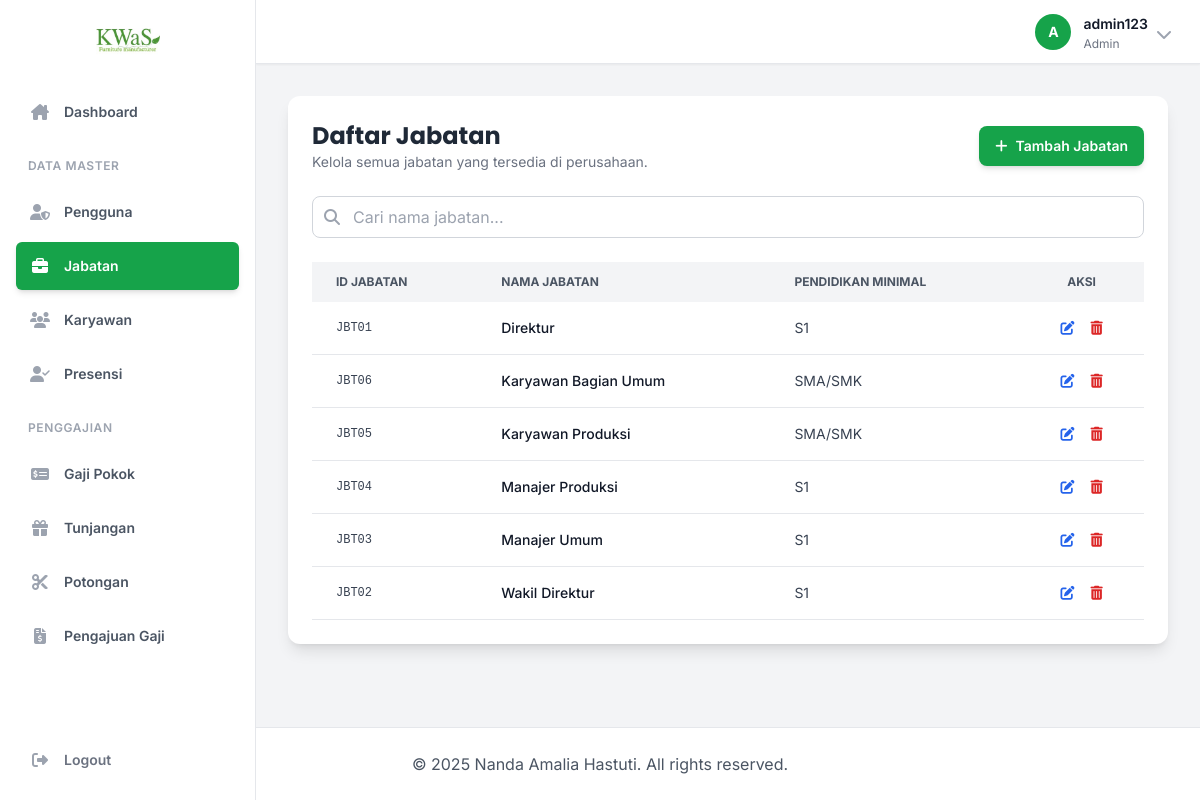
Page /pages/jabatan.php (signed in) on the committed database.
### tables this page shows
CREATE TABLE JABATAN (
    Id_Jabatan VARCHAR(15) PRIMARY KEY,
    Nama_Jabatan VARCHAR(50) NOT NULL,
    Pendidikan VARCHAR(20)
);

### includes/functions.php (called while the page is built, shortened)
<?php
function e($string) {
    return htmlspecialchars($string ?? '', ENT_QUOTES, 'UTF-8');
}
?>

### pages/jabatan.php (the view, shortened to what this page needs)
<?php
require_once __DIR__ . '/../includes/functions.php';
$action = $_GET['action'] ?? 'list';
$page = isset($_GET['page']) ? (int)$_GET['page'] : 1;
$search = $_GET['search'] ?? '';
$records_per_page = 10;
$offset = ($page - 1) * $records_per_page;
require_once __DIR__ . '/../includes/header.php';
?>
<?php if ($action === 'list'): ?>
    <div class="bg-white p-6 rounded-xl shadow-lg">
        <div class="flex flex-col sm:flex-row justify-between items-start sm:items-center mb-6 gap-4">
            <div>
                <h2 class="text-2xl font-bold text-gray-800 font-poppins">Daftar Jabatan</h2>
                <p class="text-gray-500 text-sm">Kelola semua jabatan yang tersedia di perusahaan.</p>
            </div>
            <a href="jabatan.php?action=Tambah" class="w-full sm:w-auto bg-green-600 text-white px-4 py-2.5 rounded-lg hover:bg-green-700 text-sm font-semibold shadow-md hover:shadow-lg transition-all duration-300 flex items-center justify-center">
                <i class="fa-solid fa-plus mr-2"></i>Tambah Jabatan
            </a>
        </div>
        <form method="get" action="jabatan.php" class="mb-6">
            <div class="relative">
                <input type="text" name="search" value="<?= e($search) ?>" placeholder="Cari nama jabatan..." class="w-full pl-10 pr-4 py-2 border border-gray-300 rounded-lg focus:outline-none focus:ring-2 focus:ring-green-500">
                <div class="absolute inset-y-0 left-0 pl-3 flex items-center pointer-events-none">
                </div>
            </div>
        </form>
        <div class="overflow-x-auto">
            <table class="w-full text-sm text-left text-gray-700">
                <thead class="text-xs uppercase bg-gray-100 text-gray-600">
                    <tr>
                        <th class="px-6 py-3">ID Jabatan</th>
                        <th class="px-6 py-3">Nama Jabatan</th>
                        <th class="px-6 py-3">Pendidikan Minimal</th>
                        <th class="px-6 py-3 text-center">Aksi</th>
                    </tr>
                </thead>
                <tbody>
                    <?php
                    $search_param = "%" . $search . "%";
                    $sql = "SELECT * FROM JABATAN WHERE Nama_Jabatan LIKE ? ORDER BY Nama_Jabatan ASC LIMIT ? OFFSET ?";
                    $stmt = $conn->prepare($sql);
                    $stmt->bind_param("sii", $search_param, $records_per_page, $offset);
                    $stmt->execute();
                    $result = $stmt->get_result();
                    if ($result->num_rows > 0) {
                        while ($row = $result->fetch_assoc()):
                        ?>
                        <tr class="bg-white border-b hover:bg-gray-50 transition-colors">
                            <td class="px-6 py-4 font-mono text-xs"><?= e($row['Id_Jabatan']) ?></td>
                            <td class="px-6 py-4 font-medium text-gray-900"><?= e($row['Nama_Jabatan']) ?></td>
                            <td class="px-6 py-4"><?= e($row['Pendidikan']) ?></td>
                            <td class="px-6 py-4 text-center">
                                <div class="flex items-center justify-center gap-4">
                                    <a href="jabatan.php?action=edit&id=<?= e($row['Id_Jabatan']) ?>" class="text-blue-600 hover:text-blue-800" title="Edit"><i class="fa-solid fa-pen-to-square"></i></a>
                                    <a href="jabatan.php?action=delete&id=<?= e($row['Id_Jabatan']) ?>&token=<?= e($_SESSION['csrf_token']) ?>" class="text-red-600 hover:text-red-800" onclick="return confirm('Yakin ingin menghapus data ini?')" title="Hapus"><i class="fa-solid fa-trash-alt"></i></a>
                                </div>
                            </td>
                        </tr>
                        <?php endwhile;
                    } else {
                        echo '<tr><td colspan="4" class="text-center py-5 text-gray-500">Tidak ada data ditemukan.</td></tr>';
                    }
                    ?>
                </tbody>
            </table>
        </div>
    </div>
<?php endif; ?>
<?php
require_once __DIR__ . '/../includes/footer.php';
?>

### includes/header.php (shortened to what this page needs)
<?php
if (file_exists(__DIR__ . '/functions.php')) {
    require_once __DIR__ . '/functions.php';
}
$current_user_level = $_SESSION['level'] ?? 'Tamu';
$current_user_name = $_SESSION['username'] ?? 'Pengguna';
?>
<!DOCTYPE html>
<html lang="id" class="h-full bg-gray-100">
<head>
    <script src="https://cdn.tailwindcss.com"></script>
    <link rel="stylesheet" href="https://cdnjs.cloudflare.com/ajax/libs/font-awesome/6.5.2/css/all.min.css">
    <link rel="stylesheet" href="https://cdn.jsdelivr.net/npm/flatpickr/dist/flatpickr.min.css">
</head>
<body class="min-h-screen flex flex-col">
    <div x-data="{ sidebarOpen: false }" class="flex-1 flex flex-col">
        <?php if (isset($_SESSION['user_id'])): ?>
                        <?php
                            if (file_exists(__DIR__ . '/sidebar.php')) {
                                include __DIR__ . '/sidebar.php';
                            }
                        ?>
            <div class="hidden lg:fixed lg:inset-y-0 lg:z-40 lg:flex lg:w-64 lg:flex-col">
                 <?php
                    if (file_exists(__DIR__ . '/sidebar.php')) {
                        include __DIR__ . '/sidebar.php';
                    }
                ?>
            </div>
            <div class="lg:pl-64 flex flex-col flex-1">
                <div class="sticky top-0 z-30 flex h-16 shrink-0 items-center gap-x-4 border-b border-gray-200 bg-white px-4 shadow-sm sm:gap-x-6 sm:px-6 lg:px-8 no-print">
                    <div class="flex flex-1 gap-x-4 self-stretch lg:gap-x-6 justify-end">
                         <div class="flex items-center gap-x-4 lg:gap-x-6">
                            <div class="relative" x-data="{ open: false }">
                                <button type="button" class="-m-1.5 flex items-center p-1.5" @click="open = !open">
                                    <div class="h-9 w-9 rounded-full bg-green-600 flex items-center justify-center text-white font-bold text-sm">
                                        <?= e(strtoupper(substr($current_user_name, 0, 1))) ?>
                                    </div>
                                    <div class="hidden lg:flex lg:items-center ml-3">
                                        <div class="text-left">
                                            <span class="text-sm font-semibold leading-6 text-gray-900" aria-hidden="true"><?= e($current_user_name) ?></span>
                                            <span class="text-xs text-gray-500 block"><?= e($current_user_level) ?></span>
                                        </div>
                                        <i class="fa-solid fa-chevron-down ml-2 h-3 w-3 text-gray-400"></i>
                                    </div>
                                </button>
                            </div>
                        </div>
                    </div>
                </div>
                <main class="py-8 flex-1">
                    <div class="px-4 sm:px-6 lg:px-8">
        <?php else: ?>
            <div class="flex-1 flex flex-col">
                <main class="flex-1">
        <?php endif; ?>

### includes/sidebar.php (shortened to what this page needs)
<?php
$user_level = strtolower($_SESSION['level'] ?? '');
$current_page_filename = basename($_SERVER['PHP_SELF']);
$navigation = [
    ['name' => 'Dashboard', 'href' => 'dashboard', 'icon' => 'fa-solid fa-house-chimney', 'roles' => ['admin', 'pemilik', 'karyawan']],
    ['group' => 'Data Master', 'roles' => ['admin']],
    ['name' => 'Pengguna', 'href' => 'pengguna.php', 'icon' => 'fa-solid fa-user-shield', 'roles' => ['admin']],
    ['name' => 'Jabatan', 'href' => 'jabatan.php', 'icon' => 'fa-solid fa-briefcase', 'roles' => ['admin']],
    ['name' => 'Karyawan', 'href' => 'karyawan.php', 'icon' => 'fa-solid fa-users', 'roles' => ['admin']],
    ['name' => 'Presensi', 'href' => 'presensi.php', 'icon' => 'fa-solid fa-user-check', 'roles' => ['admin']],
    ['group' => 'Penggajian', 'roles' => ['admin']],
    ['name' => 'Gaji Pokok', 'href' => 'salary.php', 'icon' => 'fa-solid fa-money-check-dollar', 'roles' => ['admin']],
    ['name' => 'Tunjangan', 'href' => 'tunjangan.php', 'icon' => 'fa-solid fa-gift', 'roles' => ['admin']],
    ['name' => 'Potongan', 'href' => 'potongan.php', 'icon' => 'fa-solid fa-scissors', 'roles' => ['admin']],
    ['name' => 'Pengajuan Gaji', 'href' => 'pengajuan_gaji.php', 'icon' => 'fa-solid fa-file-invoice-dollar', 'roles' => ['admin']],
    ['group' => 'Manajemen Pemilik', 'roles' => ['pemilik']],
    ['name' => 'Persetujuan Gaji', 'href' => 'pemilik/penggajian_pemilik.php', 'icon' => 'fa-solid fa-check-to-slot', 'roles' => ['pemilik']],
    ['name' => 'Laporan', 'href' => 'pemilik/laporan.php', 'icon' => 'fa-solid fa-chart-pie', 'roles' => ['pemilik']],
    ['group' => 'Area Pegawai', 'roles' => ['karyawan']],
    ['name' => 'Slip Gaji', 'href' => 'karyawan/slip_gaji.php', 'icon' => 'fa-solid fa-receipt', 'roles' => ['karyawan']]
];
?>
<div class="flex h-full flex-col bg-white border-r border-gray-200">
    <div class="flex h-20 shrink-0 items-center justify-center px-4">
        <a href="<?= BASE_URL ?>/index.php">
             <img src="<?= BASE_URL ?>/assets/images/logo.png" alt="Logo" class="h-16 w-auto">
        </a>
    </div>
    <nav class="flex flex-1 flex-col mt-2 overflow-y-auto">
        <ul role="list" class="flex flex-1 flex-col gap-y-7 px-4">
            <li>
                <ul role="list" class="space-y-1.5">
                    <?php foreach ($navigation as $item): ?>
                        <?php if (in_array($user_level, $item['roles'])): ?>
                            <?php if (isset($item['group'])): ?>
                                <div class="px-3 pt-4 pb-2 text-xs font-semibold uppercase text-gray-400 tracking-wider">
                                    <?= e($item['group']) ?>
                                </div>
                            <?php else: ?>
                                <?php
                                    $link_href = '';
                                    $is_current = false;
                                    if ($item['href'] === 'dashboard') {
                                        if ($user_level === 'pemilik') {
                                            $link_href = BASE_URL . '/index_pemilik.php';
                                            $is_current = ($current_page_filename === 'index_pemilik.php');
                                        } elseif ($user_level === 'karyawan') {
                                            $link_href = BASE_URL . '/index_karyawan.php';
                                            $is_current = ($current_page_filename === 'index_karyawan.php');
                                        } else {
                                            $link_href = BASE_URL . '/index.php';
                                            $is_current = ($current_page_filename === 'index.php');
                                        }
                                    } else {
                                        $base_folder = '/pages/';
                                        $link_href = BASE_URL . $base_folder . $item['href'];
                                        $href_parts = explode('?', $item['href']);
                                        $item_filename_path = $href_parts[0];
                                        $current_path_parts = explode('/', $_SERVER['PHP_SELF']);
                                        $current_page_simple = end($current_path_parts);
                                        $item_path_parts = explode('/', $item_filename_path);
                                        $item_filename_simple = end($item_path_parts);
                                        $is_current = ($current_page_simple === $item_filename_simple);
                                    }
                                ?>
                                <li>
                                    <a href="<?= $link_href ?>"
                                       class="<?= $is_current
                                           ? 'bg-green-600 text-white shadow-md'
                                           : 'text-gray-600 hover:text-green-700 hover:bg-green-50';
                                       ?> group flex items-center gap-x-3 rounded-md p-3 text-sm leading-6 font-semibold transition-all duration-200">
                                        <i class="<?= e($item['icon']) ?> w-6 h-6 text-center text-base <?= $is_current ? 'text-white' : 'text-gray-400 group-hover:text-green-600'; ?>"></i>
                                        <?= e($item['name']) ?>
                                    </a>
                                </li>
                            <?php endif; ?>
                        <?php endif; ?>
                    <?php endforeach; ?>
                </ul>
            </li>
            <li class="mt-auto mb-4">
                 <a href="<?= BASE_URL ?>/auth/logout.php" class="group flex items-center gap-x-3 rounded-md p-3 text-sm font-semibold leading-6 text-gray-500 hover:bg-red-50 hover:text-red-600 transition-colors duration-200">
                    <i class="fa-solid fa-right-from-bracket w-6 h-6 text-center text-base text-gray-400 group-hover:text-red-500"></i>
                    Logout
                </a>
            </li>
        </ul>
    </nav>
</div>

### includes/footer.php (shortened to what this page needs)
</div>
</div>
</div>
<footer class="bg-white border-t border-gray-200 py-6 mt-auto">
    <div class="max-w-7xl mx-auto px-4 sm:px-6 lg:px-8">
        <div class="text-center">
            <p class="text-gray-600">© 2025 Nanda Amalia Hastuti. All rights reserved.</p>
        </div>
    </div>
</footer>
</body>
</html>

### includes/header.php (style rules this page uses)
body { font-family: 'Inter', sans-serif; }
.font-poppins { font-family: 'Poppins', sans-serif; }
html, body { height: 100%; }
body { display: flex; flex-direction: column; }
footer { margin-top: auto; }

### rows in the picture
jabatan: Id_Jabatan "JBT01", Nama_Jabatan "Direktur", Pendidikan "S1"
jabatan: Id_Jabatan "JBT06", Nama_Jabatan "Karyawan Bagian Umum", Pendidikan "SMA/SMK"
jabatan: Id_Jabatan "JBT05", Nama_Jabatan "Karyawan Produksi", Pendidikan "SMA/SMK"
jabatan: Id_Jabatan "JBT04", Nama_Jabatan "Manajer Produksi", Pendidikan "S1"
jabatan: Id_Jabatan "JBT03", Nama_Jabatan "Manajer Umum", Pendidikan "S1"
jabatan: Id_Jabatan "JBT02", Nama_Jabatan "Wakil Direktur", Pendidikan "S1"

### other values in the picture
$item['name'] "Dashboard"
$item['group'] "DATA MASTER"
$item['name'] "Pengguna"
$item['name'] "Jabatan"
$item['name'] "Karyawan"
$item['name'] "Presensi"
$item['group'] "PENGGAJIAN"
$item['name'] "Gaji Pokok"
$item['name'] "Tunjangan"
$item['name'] "Potongan"
$item['name'] "Pengajuan Gaji"
substr($current_user_name, 0, 1) "A"
$current_user_name "admin123"
$current_user_level "Admin"
